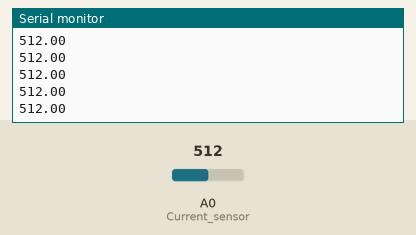
A sketch run on a simulated Arduino Uno, built with avr-gcc and run on an emulated ATmega328P. On the bench: the last lines printed to the serial monitor. The test bench sets the inputs (shaded band); at power-on: A0 (Current_sensor) = 512.

Above: at 1.2 s.
1.3 s: A0 (Current_sensor) set to 716
At 1.31 s:
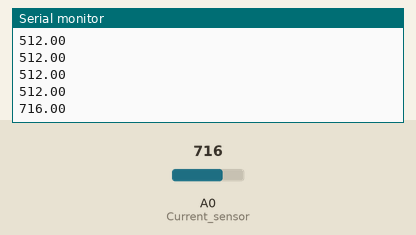
2.8 s: A0 (Current_sensor) set to 900
At 2.82 s:
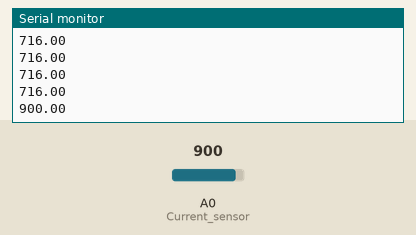
Timing chart, 0 to 5.8 s (numbered marks = the images above; inputs shaded):
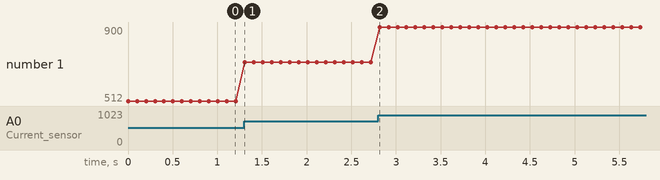

Measured:
- after the input at 1.3 s, the serial monitor: prints a new line at once (image 1)
- after the input at 2.8 s, the serial monitor: prints a new line at once (image 2)
- plotted number 1: 512 → 716 after the input at 1.3 s, 716 → 900 after the input at 2.8 s

The sketch:

code1.ino
```cpp
#define Current_sensor A0  //The sensor analog input pin

float i;

void setup() {

Serial.begin(9600);
pinMode(Current_sensor, INPUT);

}

void loop() {
  i = analogRead(Current_sensor);
  Serial.println(i);
  delay(100);
  //Modifying or removing the delay will change the way the signal is shown
  //set it until you get the correct sinewave shap

}
```
